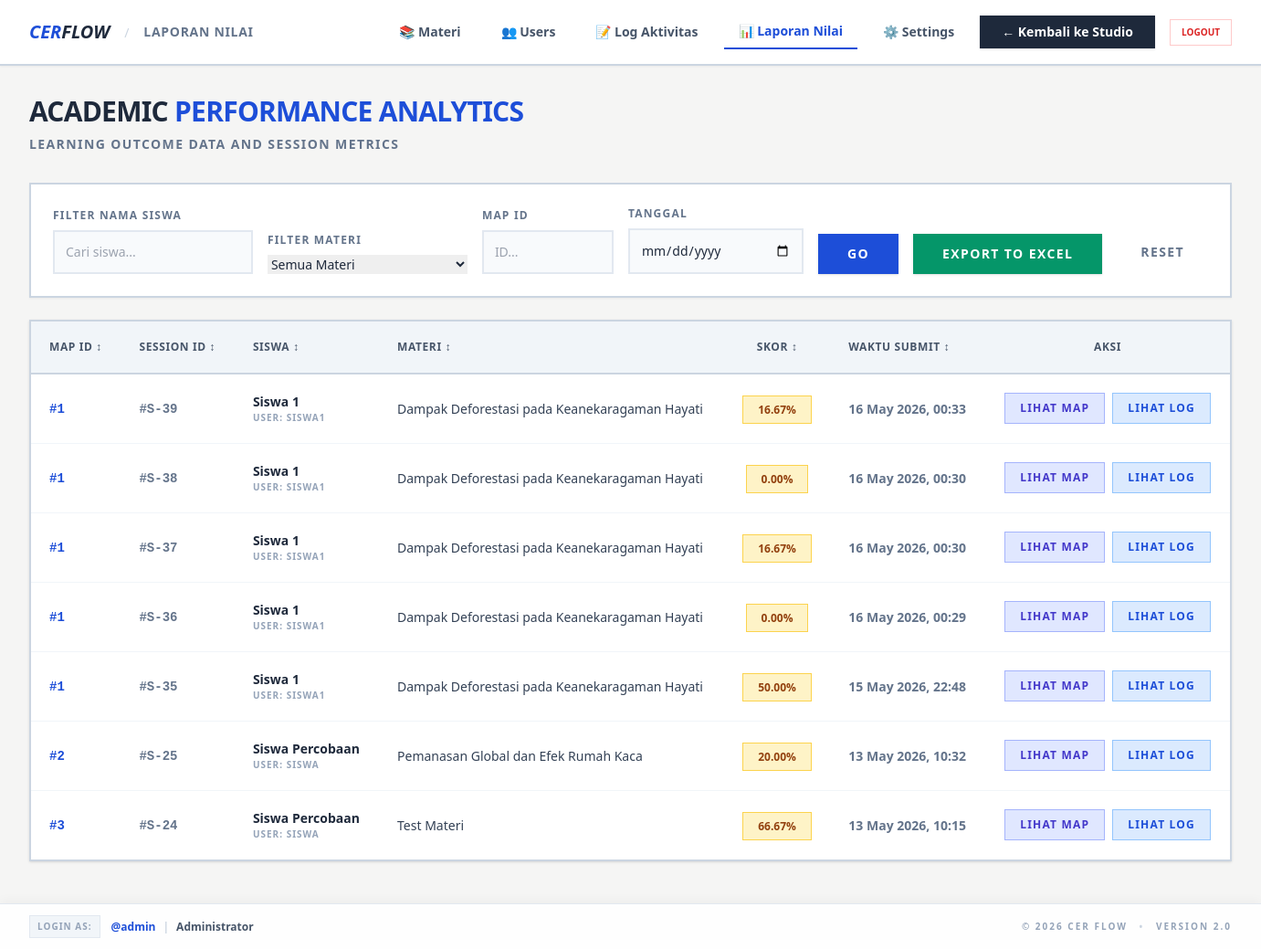
/report.php (signed in), run on the app's committed database.
### tables this page shows
CREATE TABLE `scores` (
  `id` int NOT NULL AUTO_INCREMENT,
  `user_id` int DEFAULT NULL,
  `map_id` int DEFAULT NULL,
  `session_id` int DEFAULT NULL,
  `score` decimal(5,2) DEFAULT NULL,
  `submitted_at` timestamp NOT NULL DEFAULT CURRENT_TIMESTAMP,
  `map_data` longtext,
  PRIMARY KEY (`id`),
  KEY `user_id` (`user_id`),
  KEY `map_id` (`map_id`),
  KEY `session_id` (`session_id`),
  CONSTRAINT `scores_ibfk_1` FOREIGN KEY (`user_id`) REFERENCES `users` (`id`) ON DELETE CASCADE,
  CONSTRAINT `scores_ibfk_2` FOREIGN KEY (`map_id`) REFERENCES `cer_maps` (`id`) ON DELETE CASCADE,
  CONSTRAINT `scores_ibfk_3` FOREIGN KEY (`session_id`) REFERENCES `user_sessions` (`id`) ON DELETE CASCADE
);

CREATE TABLE `users` (
  `id` int NOT NULL AUTO_INCREMENT,
  `username` varchar(50) NOT NULL,
  `namalengkap` varchar(100) NOT NULL,
  `password` varchar(255) NOT NULL,
  `role` enum('guru','siswa') NOT NULL,
  `gemini_api_key` text DEFAULT NULL,
  PRIMARY KEY (`id`),
  UNIQUE KEY `username` (`username`)
);

CREATE TABLE `cer_maps` (
  `id` int NOT NULL AUTO_INCREMENT,
  `title` varchar(100) NOT NULL,
  `allow_feedback` tinyint(1) NOT NULL DEFAULT '1',
  `reading_text` text,
  `allow_reading` tinyint(1) NOT NULL DEFAULT '1',
  `created_at` timestamp NOT NULL DEFAULT CURRENT_TIMESTAMP,
  PRIMARY KEY (`id`)
);

### app/Models/Score.php (called while the page is built, shortened)
<?php
class Score {
    private $conn;
    private $table_name = "scores";
    public function __construct($db) {
        $this->conn = $db;
    }
    public function getAllReports() {
        $query = "SELECT s.id as score_id, s.map_id, u.username, u.namalengkap, m.title, s.score, s.submitted_at, s.session_id, s.map_data
                  FROM " . $this->table_name . " s
                  JOIN users u ON s.user_id = u.id
                  JOIN cer_maps m ON s.map_id = m.id
                  ORDER BY s.submitted_at DESC";
        $stmt = $this->conn->prepare($query);
        $stmt->execute();
        return $stmt->fetchAll(PDO::FETCH_ASSOC);
    }
}
?>

### report.php (the view, shortened to what this page needs)
<?php
require_once 'app/Models/Score.php';
$database = new Database();
$db = $database->getConnection();
$scoreModel = new Score($db);
$reports = $scoreModel->getAllReports();
include 'partials/header.php';
include 'partials/navbar.php';
?>
<div class="w-fit min-w-full mx-auto p-8 pb-24">
    <div class="mb-8">
        <h2 class="text-3xl font-black text-slate-800 tracking-tight uppercase">Academic <span class="text-blue-700">Performance Analytics</span></h2>
        <p class="text-sm text-slate-500 font-bold uppercase tracking-widest mt-2">Learning outcome data and session metrics</p>
    </div>
    <div class="bg-white p-6 border-2 border-slate-300 shadow-sm mb-6 flex flex-wrap gap-4 items-end">
        <div class="flex-1 min-w-[200px]">
            <label class="text-xs font-black text-slate-500 uppercase tracking-widest block mb-2">Filter Nama Siswa</label>
            <input type="text" id="filter-student" placeholder="Cari siswa..." class="w-full p-3 bg-slate-50 border-2 border-slate-200 text-sm outline-none focus:border-blue-600 transition-all">
        </div>
        <div class="flex-1 min-w-[200px]">
            <label class="text-xs font-black text-slate-500 uppercase tracking-widest block mb-2">Filter Materi</label>
            <select id="filter-module" placeholder="Cari materi..." class="w-full text-sm">
                <option value="">Semua Materi</option>
            </select>
        </div>
        <div class="w-36">
            <label class="text-xs font-black text-slate-500 uppercase tracking-widest block mb-2">Map ID</label>
            <input type="text" id="filter-id" placeholder="ID..." class="w-full p-3 bg-slate-50 border-2 border-slate-200 text-sm outline-none focus:border-blue-600 transition-all">
        </div>
        <div class="w-48">
            <label class="text-xs font-black text-slate-500 uppercase tracking-widest block mb-2">Tanggal</label>
            <input type="date" id="filter-date" class="w-full p-3 bg-slate-50 border-2 border-slate-200 text-sm outline-none focus:border-blue-600 transition-all">
        </div>
        <button onclick="applyFilters()" class="bg-blue-700 text-white px-8 py-3 text-sm font-black uppercase tracking-widest hover:bg-blue-800 transition-all shadow">Go</button>
        <button onclick="exportToExcel()" class="bg-emerald-600 text-white px-8 py-3 text-sm font-black uppercase tracking-widest hover:bg-emerald-700 transition-all shadow">Export to Excel</button>
        <button onclick="resetFilters()" class="px-6 py-3 text-sm font-black text-slate-500 hover:text-blue-700 uppercase tracking-widest transition-all border-2 border-transparent hover:border-slate-300">Reset</button>
    </div>
    <div class="bg-white border-2 border-slate-300 shadow overflow-hidden">
        <table class="w-full text-left border-collapse whitespace-nowrap" id="reports-table">
            <thead>
                <tr class="bg-slate-100 border-b-2 border-slate-300 text-xs uppercase font-black text-slate-600 tracking-wider">
                    <th class="p-5 cursor-pointer hover:text-blue-700 transition-colors" onclick="sortTable(0)">Map ID ↕</th>
                    <th class="p-5 cursor-pointer hover:text-blue-700 transition-colors" onclick="sortTable(1)">Session ID ↕</th>
                    <th class="p-5 cursor-pointer hover:text-blue-700 transition-colors" onclick="sortTable(2)">Siswa ↕</th>
                    <th class="p-5 cursor-pointer hover:text-blue-700 transition-colors" onclick="sortTable(3)">Materi ↕</th>
                    <th class="p-5 text-center cursor-pointer hover:text-blue-700 transition-colors" onclick="sortTable(4)">Skor ↕</th>
                    <th class="p-5 cursor-pointer hover:text-blue-700 transition-colors" onclick="sortTable(5)">Waktu Submit ↕</th>
                    <th class="p-5 text-center">Aksi</th>
                </tr>
            </thead>
            <tbody class="divide-y divide-slate-100" id="table-body">
                <?php if (count($reports) > 0): ?>
                    <?php foreach($reports as $r): ?>
                        <tr class="hover:bg-stone-50 transition-all group"
                            data-date="<?php echo date('Y-m-d', strtotime($r['submitted_at'])); ?>"
                            data-full-date="<?php echo $r['submitted_at']; ?>">
                        <td class="p-5 text-sm font-mono font-bold text-blue-700">
                            #<?php echo $r['map_id']; ?>
                        </td>
                        <td class="p-5 text-sm font-mono font-bold text-slate-500">
                            <?php echo $r['session_id'] ? '#S-' . $r['session_id'] : '-'; ?>
                        </td>
                        <td class="p-5">
                            <div class="flex flex-col">
                                <span class="text-sm font-black text-slate-800"><?php echo htmlspecialchars($r['namalengkap']); ?></span>
                                <span class="text-[10px] font-bold text-slate-400 uppercase tracking-widest">User: <?php echo htmlspecialchars($r['username']); ?></span>
                            </div>
                        </td>
                        <td class="p-5 text-sm font-medium text-slate-700">
                            <?php echo htmlspecialchars($r['title']); ?>
                        </td>
                        <td class="p-5 text-center">
                            <span class="px-4 py-1.5 text-xs font-black border <?php echo $r['score'] >= 70 ? 'bg-emerald-100 text-emerald-800 border-emerald-300' : 'bg-amber-100 text-amber-800 border-amber-300'; ?>">
                                <?php echo $r['score']; ?>%
                            </span>
                        </td>
                        <td class="p-5 text-sm font-bold text-slate-500">
                            <?php echo date('d M Y, H:i', strtotime($r['submitted_at'])); ?>
                        </td>
                        <td class="p-5 text-center flex gap-2 justify-center">
                            <?php if (!empty($r['map_data'])): ?>
                                <a href="view_map.php?score_id=<?php echo $r['score_id']; ?>" class="bg-indigo-100 text-indigo-700 border border-indigo-300 px-4 py-2 text-xs font-black uppercase tracking-widest hover:bg-indigo-700 hover:text-white transition-all">Lihat Map</a>
                            <?php endif; ?>
                            <?php if ($r['session_id']): ?>
                                <a href="logs.php?materi=<?php echo urlencode($r['title']); ?>&siswa=<?php echo urlencode($r['username']); ?>" class="bg-blue-100 text-blue-700 border border-blue-300 px-4 py-2 text-xs font-black uppercase tracking-widest hover:bg-blue-700 hover:text-white transition-all">Lihat Log</a>
                            <?php else: ?>
                                <?php if (empty($r['map_data'])): ?>
                                    <span class="text-slate-300 text-xs font-bold uppercase tracking-widest">N/A</span>
                                <?php endif; ?>
                            <?php endif; ?>
                        </td>
                    </tr>
                    <?php endforeach; ?>
                <?php endif; ?>
            </tbody>
        </table>
    </div>
</div>
<link href="https://cdn.jsdelivr.net/npm/tom-select@2.2.2/dist/css/tom-select.default.min.css" rel="stylesheet">
<?php include 'partials/footer.php'; ?>

### partials/header.php (style rules this page uses)
* { border-radius: 0 !important; }
body { font-size: 14px; }

### data on the page
scores: map "1", session "39", user.namalengkap "Siswa 1", user.username "SISWA1", map.title "Dampak Deforestasi pada Keanekaragaman Hayati", score "16.67", submitted_at "16 May 2026, 00:33"
scores: map "1", session "38", user.namalengkap "Siswa 1", user.username "SISWA1", map.title "Dampak Deforestasi pada Keanekaragaman Hayati", score "0.00", submitted_at "16 May 2026, 00:30"
scores: map "1", session "37", user.namalengkap "Siswa 1", user.username "SISWA1", map.title "Dampak Deforestasi pada Keanekaragaman Hayati", score "16.67", submitted_at "16 May 2026, 00:30"
scores: map "1", session "36", user.namalengkap "Siswa 1", user.username "SISWA1", map.title "Dampak Deforestasi pada Keanekaragaman Hayati", score "0.00", submitted_at "16 May 2026, 00:29"
scores: map "1", session "35", user.namalengkap "Siswa 1", user.username "SISWA1", map.title "Dampak Deforestasi pada Keanekaragaman Hayati", score "50.00", submitted_at "15 May 2026, 22:48"
scores: map "2", session "25", user.namalengkap "Siswa Percobaan", user.username "SISWA", map.title "Pemanasan Global dan Efek Rumah Kaca", score "20.00", submitted_at "13 May 2026, 10:32"
scores: map "3", session "24", user.namalengkap "Siswa Percobaan", user.username "SISWA", map.title "Test Materi", score "66.67", submitted_at "13 May 2026, 10:15"

### other printed values
$_SESSION['username'] "admin"
$_SESSION['namalengkap'] "Administrator"
